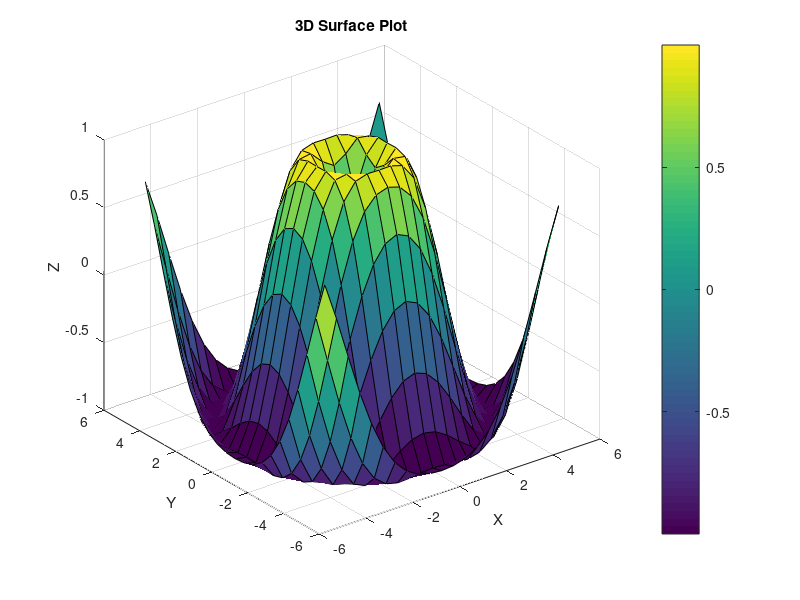

Source code (MATLAB):
[X, Y] = meshgrid(-5:0.5:5, -5:0.5:5);
Z = sin(sqrt(X.^2 + Y.^2));
surf(X, Y, Z)
xlabel('X'), ylabel('Y'), zlabel('Z')
title('3D Surface Plot')
colorbar